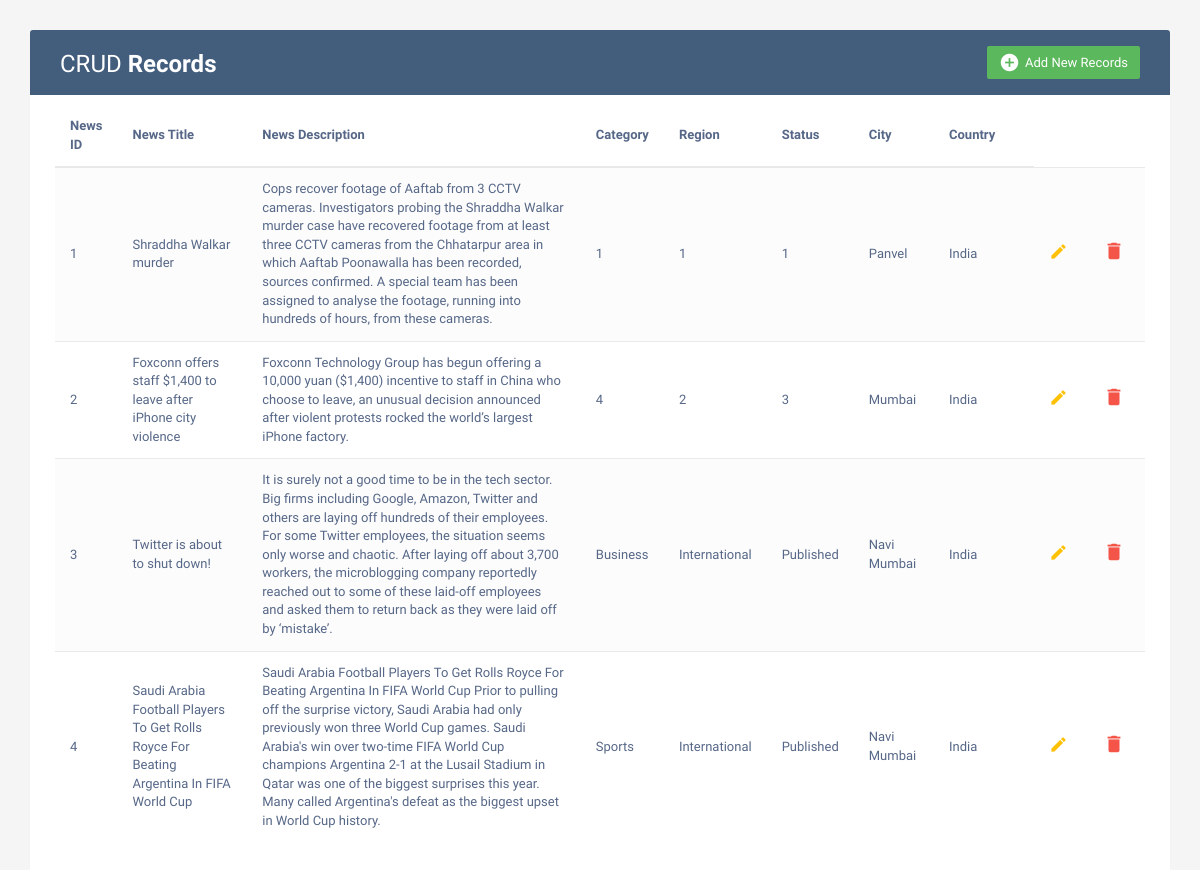
The page / on the database its author committed.
### crudapp/models.py (models this page shows, shortened)
class News(models.Model):
    categorychoices = (
        ('',''),
        ('Politics','Politics'),
        ('Education','Education'),
        ('Health','Health'),
        ('Business','Business'),
        ('Sports','Sports'),
        ('Entertainment','Entertainment'),
        ('Technology','Technology'),
        ('Science','Science'),
        ('Travel','Travel'),
        ('Miscellaneous','Miscellaneous')
    )
    regionchoices = (
        ('',''),
        ('National','National'),
        ('International','International')
    )
    statuschoices = (
        ('',''),
        ('Draft','Draft'),
        ('Approved','Approved'),
        ('Published','Published')
    )
    news_id = models.AutoField(primary_key=True)
    news_title = models.CharField(max_length=100, null=False)
    news_description = models.TextField(max_length=500)
    news_banner_image = models.CharField(max_length=200, null=True, blank=True)
    category = models.CharField(max_length=100, default='', choices=categorychoices)
    region = models.CharField(max_length=100, default='', choices=regionchoices)
    status = models.CharField(max_length=100, default='', choices=statuschoices)
    language = models.CharField(max_length=100, null=True, blank=True)
    city = models.CharField(max_length=100)
    country = models.CharField(max_length=100)
    createdon = models.DateField(auto_now=True)
    createdby = models.CharField(max_length=100, null=False)

### crudapp/views.py (the view)
# urls.py: path("", views.index, name='home'),
def index(request):
    records = News.objects.all()
    context = {
        'records' : records
    }
    return render(request, 'index.html', context)

### crudapp/templates/index.html (shortened to what this page needs)
<!DOCTYPE html>
<html lang="en">
<head>
<link rel="stylesheet" href="https://maxcdn.bootstrapcdn.com/font-awesome/4.7.0/css/font-awesome.min.css">
<link rel="stylesheet" href="https://maxcdn.bootstrapcdn.com/bootstrap/3.3.7/css/bootstrap.min.css">
  <body>
    <div class="container">
        <div class="table-wrapper">
            <div class="table-title">
                <div class="row">
                    <div class="col-sm-6">
						<h2>CRUD <b>Records</b></h2>
					</div>
					<div class="col-sm-6">
						<a href="#addEmployeeModal" class="btn btn-success" data-toggle="modal"><i class="material-icons">&#xE147;</i> <span>Add New Records</span></a>
					</div>
                </div>
            </div>
            <table class="table table-striped table-hover">
                <thead>
                    <tr>
                        <th>News ID</th>
                        <th>News Title</th>
						<th>News Description</th>
                        <th>Category</th>
                        <th>Region</th>
                        <th>Status</th>
                        <th>City</th>
                        <th>Country</th>
                    </tr>
                </thead>
                <tbody>
                {% for i in records %}
                    <tr>
                        <td>{{i.news_id}}</td>
                        <td>{{i.news_title}}</td>
						<td>{{i.news_description}}</td>
                        <td>{{i.category}}</td>
                        <td>{{i.region}}</td>
                        <td>{{i.status}}</td>
                        <td>{{i.city}}</td>
                        <td>{{i.country}}</td>
                        <td>
                            <a href="#editEmployeeModal-{{forloop.counter}}" class="edit" data-toggle="modal"><i class="material-icons" data-toggle="tooltip" title="Edit">&#xE254;</i></a><td>
                            <a href="#deleteEmployeeModal-{{forloop.counter}}" class="delete" data-toggle="modal"><i class="material-icons" data-toggle="tooltip" title="Delete">&#xE872;</i></a>
                        </td>
                    </tr>
                {% endfor %}
                </tbody>
            </table>
        </div>
    </div>
</body>
</html>

### crudapp/templates/index.html (style rules this page uses)
body { color: #566787; background: #f5f5f5; font-family: 'Varela Round', sans-serif; font-size: 13px; }
.table-wrapper { background: #fff; padding: 20px 25px; margin: 30px 0; border-radius: 3px; box-shadow: 0 1px 1px rgba(0,0,0,.05); }
.table-title { padding-bottom: 15px; background: #435d7d; color: #fff; padding: 16px 30px; margin: -20px -25px 10px; border-radius: 3px 3px 0 0; }
.table-title h2 { margin: 5px 0 0; font-size: 24px; }
.table-title .btn { color: #fff; float: right; font-size: 13px; border: none; min-width: 50px; border-radius: 2px; border: none; outline: none !important; margin-left: 10px; }
.table-title .btn i { float: left; font-size: 21px; margin-right: 5px; }
.table-title .btn span { float: left; margin-top: 2px; }
table.table tr th, table.table tr td { border-color: #e9e9e9; padding: 12px 15px; vertical-align: middle; }
table.table tr th:first-child { width: 60px; }
table.table tr th:last-child { width: 100px; }
table.table-striped tbody tr:nth-of-type(odd) { background-color: #fcfcfc; }
table.table td:last-child i { opacity: 0.9; font-size: 22px; margin: 0 5px; }
table.table td a { font-weight: bold; color: #566787; display: inline-block; text-decoration: none; outline: none !important; }
table.table td a.edit { color: #FFC107; }
table.table td a.delete { color: #F44336; }
table.table td i { font-size: 19px; }

### rows shown on the page
News: news_id "1", news_title "Shraddha Walkar murder", news_description "Cops recover footage of Aaftab from 3 CCTV cameras. Investigators probing the Shraddha Walkar murder case have recovered footage from at least three CCTV cameras from the Chhatarpur area in which Aaftab Poonawalla has been recorded, sources confirmed. A special team has been assigned to analyse the footage, running into hundreds of hours, from these cameras.", category "1", region "1", status "1", city "Panvel", country "India"
News: news_id "2", news_title "Foxconn offers staff $1,400 to leave after iPhone city violence", news_description "Foxconn Technology Group has begun offering a 10,000 yuan ($1,400) incentive to staff in China who choose to leave, an unusual decision announced after violent protests rocked the world’s largest iPhone factory.", category "4", region "2", status "3", city "Mumbai", country "India"
News: news_id "3", news_title "Twitter is about to shut down!", news_description "It is surely not a good time to be in the tech sector. Big firms including Google, Amazon, Twitter and others are laying off hundreds of their employees. For some Twitter employees, the situation seems only worse and chaotic. After laying off about 3,700 workers, the microblogging company reportedly reached out to some of these laid-off employees and asked them to return back as they were laid off by ‘mistake’.", category "Business", region "International", status "Published", city "Navi Mumbai", country "India"
News: news_id "4", news_title "Saudi Arabia Football Players To Get Rolls Royce For Beating Argentina In FIFA World Cup", news_description "Saudi Arabia Football Players To Get Rolls Royce For Beating Argentina In FIFA World Cup Prior to pulling off the surprise victory, Saudi Arabia had only previously won three World Cup games. Saudi Arabia's win over two-time FIFA World Cup champions Argentina 2-1 at the Lusail Stadium in Qatar was one of the biggest surprises this year. Many called Argentina's defeat as the biggest upset in World Cup history.", category "Sports", region "International", status "Published", city "Navi Mumbai", country "India"
